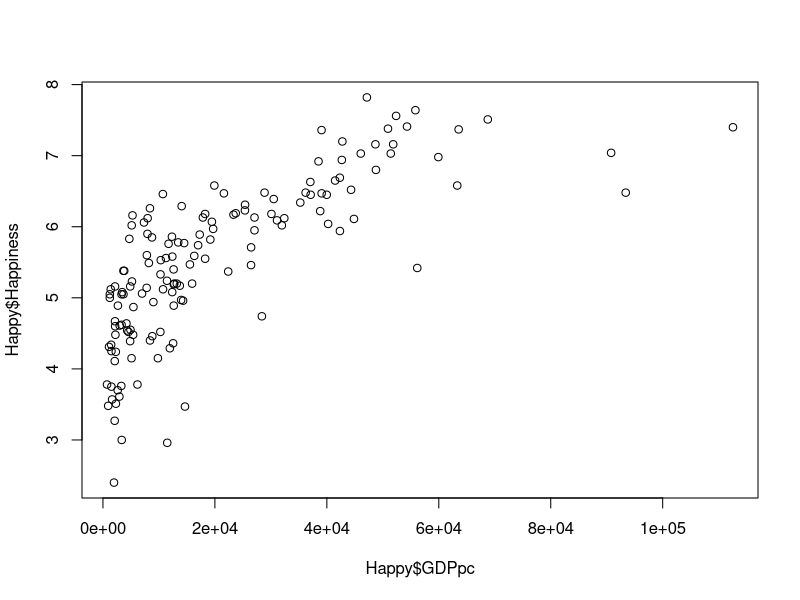
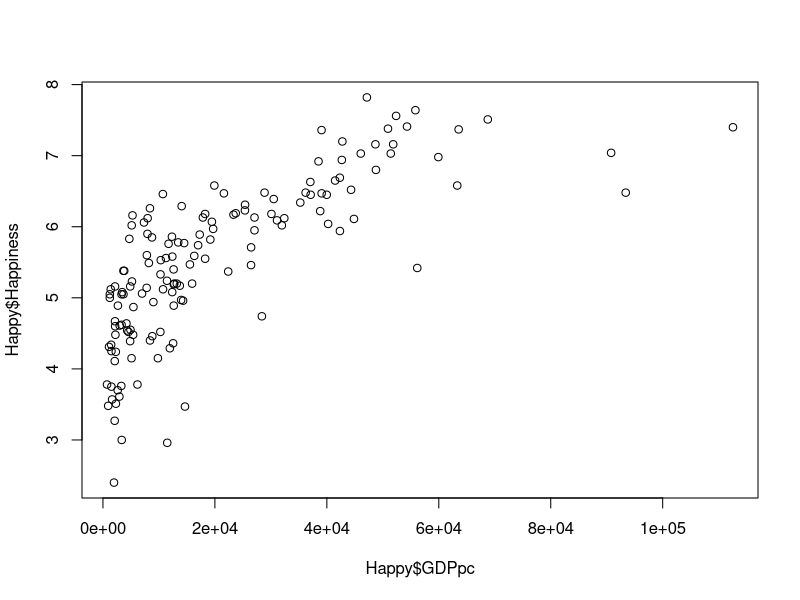
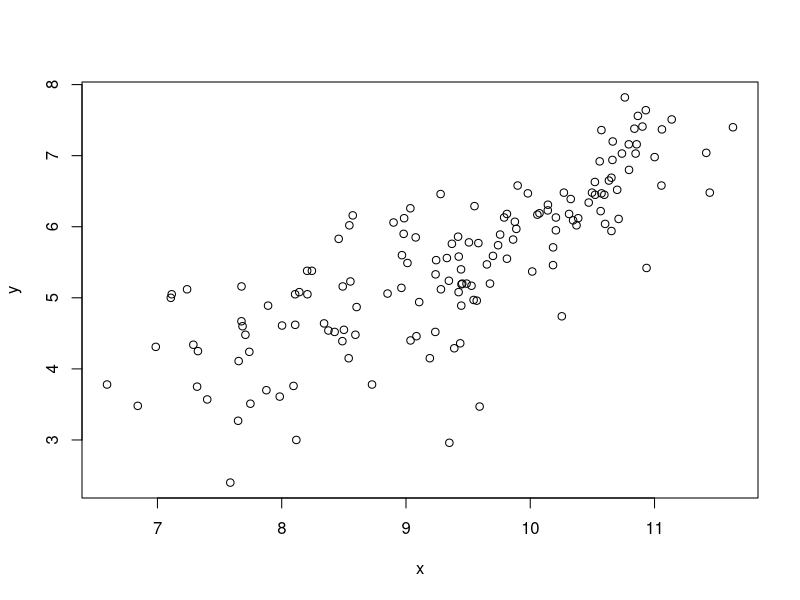
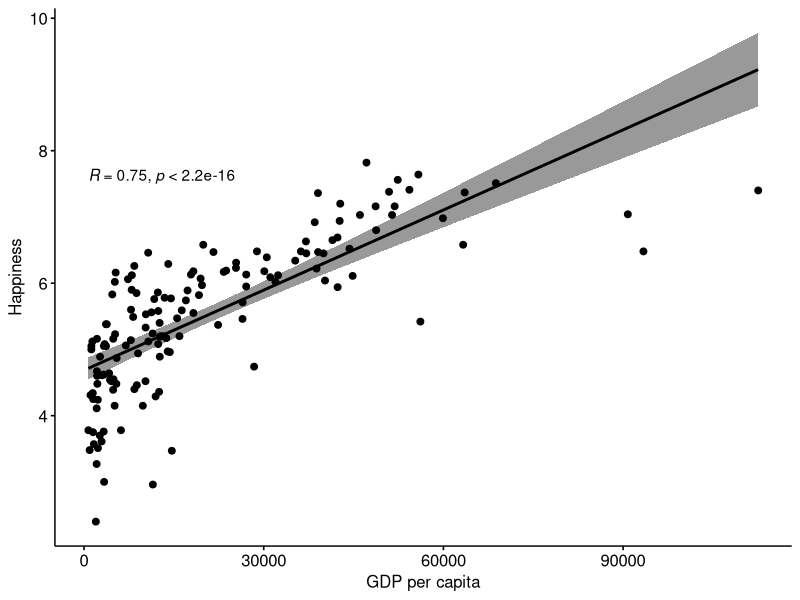
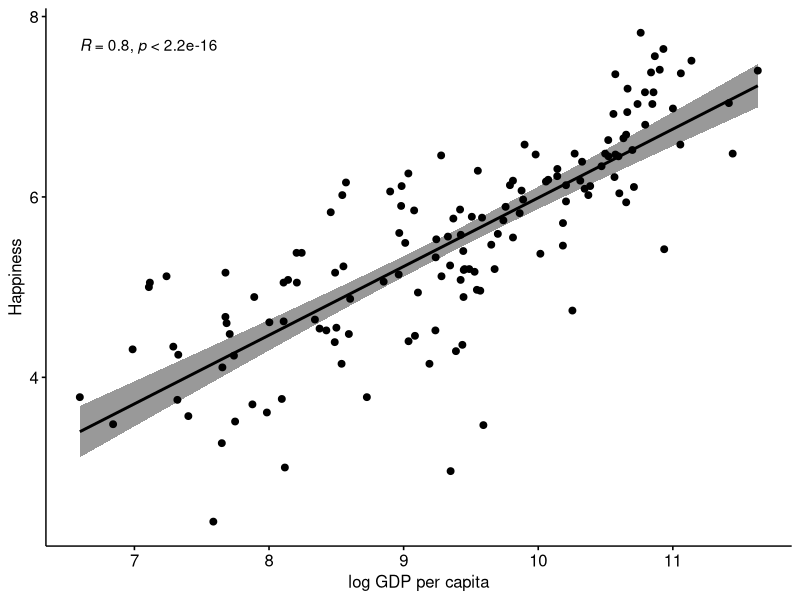
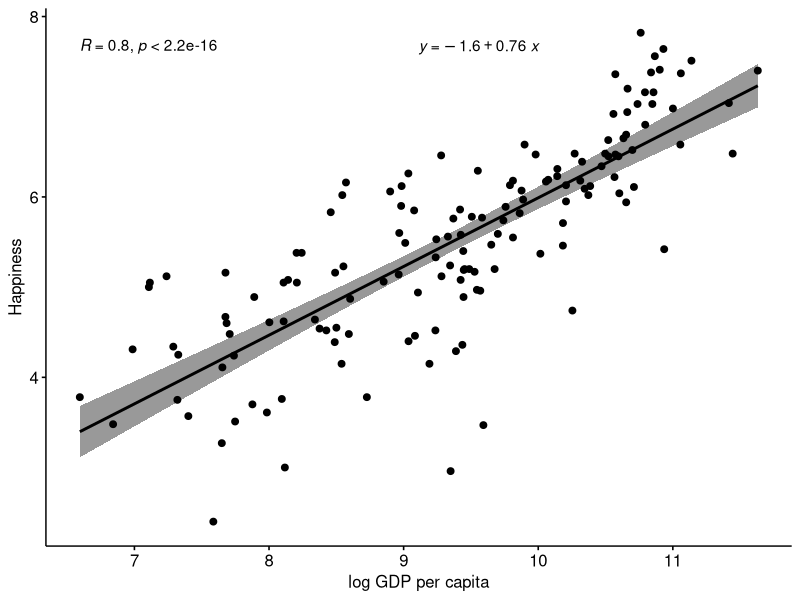
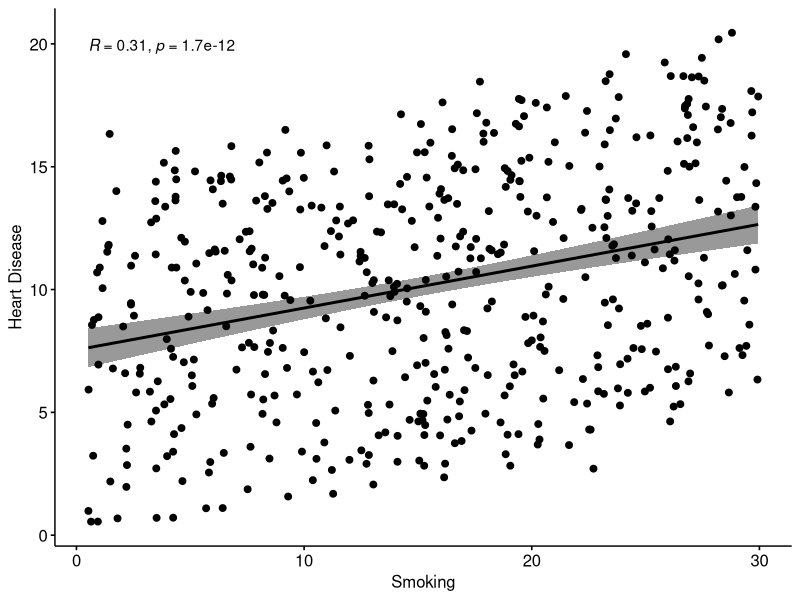
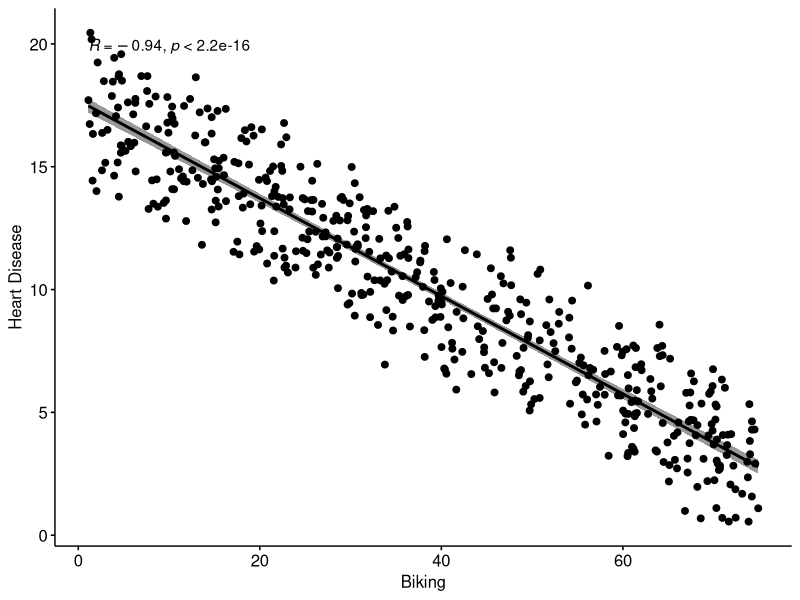

Write R code to recreate these figures, in order.
## ---- chunk 1
knitr::opts_chunk$set(echo = FALSE, warning = FALSE, message = FALSE)
## ---- chunk 2
library(readxl)
library(ggplot2)
library(psych)
library(ggpubr)

## ---- chunk 3
Happy<-read_excel("Data/HappyGDP.xlsx", sheet = "2020")

## ---- chunk 4
describe(Happy)
## ---- chunk 5
plot(Happy$GDPpc, Happy$Happiness)
## ---- chunk 6
Assoc1 <- cor.test(Happy$Happiness, Happy$GDPpc, 
                    method = "pearson")

#Assoc2 <- cor.test(Happy$Happiness, Happy$GDPpc_log, 
  #                  method = "pearson")
Assoc1
#Assoc2

## ---- chunk 7
plot(Happy$GDPpc, Happy$Happiness)
## ---- chunk 8
Happy$GDPpc_log <- log(Happy$GDPpc)
describe(Happy)
## ---- chunk 9
y <- Happy$Happiness
x <- Happy$GDPpc_log
plot(x, y)
## ---- chunk 10
Assoc1 <- cor.test(Happy$Happiness, Happy$GDPpc, 
                    method = "pearson")

Assoc2 <- cor.test(Happy$Happiness, Happy$GDPpc_log, 
                    method = "pearson")
Assoc1
Assoc2

## ---- chunk 11
ggscatter(Happy, x = "GDPpc", y = "Happiness", 
          add = "reg.line", conf.int = TRUE, 
          cor.coef = TRUE, cor.method = "pearson",
          xlab = "GDP per capita", ylab = "Happiness")
## ---- chunk 12
Happy_log<-Happy
ggscatter(Happy_log, x="GDPpc_log", y="Happiness" ,
          add = "reg.line", conf.int = TRUE, 
          cor.coef = TRUE, cor.method = "pearson",
          xlab = "log GDP per capita", ylab = "Happiness")
## ---- chunk 13
Happy_log<-Happy
ggscatter(Happy_log, x="GDPpc_log", y="Happiness" ,
          add = "reg.line", conf.int = TRUE, 
          cor.coef = TRUE, cor.method = "pearson",
          xlab = "log GDP per capita", ylab = "Happiness")+
#add regression line code from https://rpkgs.datanovia.com/ggpubr/reference/stat_regline_equation.html
  
  stat_regline_equation(
  mapping = NULL,
  data = NULL,
  formula = y ~ x,
  label.x.npc = "center", #put in center not left (my own change)
  label.y.npc = "top",
  label.x = NULL,
  label.y = NULL,
  output.type = "expression",
  geom = "text",
  position = "identity",
  na.rm = FALSE,
  show.legend = NA,
  inherit.aes = TRUE
)

## ---- chunk 14
Heart<-read_excel("Data/heart.data.xlsx")
describe(Heart)
## ---- chunk 15
ggscatter(Heart, x = "smoking", y = "heart.disease", 
          add = "reg.line", conf.int = TRUE, 
          cor.coef = TRUE, cor.method = "pearson",
          xlab = "Smoking", ylab = "Heart Disease")
## ---- chunk 16
ggscatter(Heart, x = "biking", y = "heart.disease", 
          add = "reg.line", conf.int = TRUE, 
          cor.coef = TRUE, cor.method = "pearson",
          xlab = "Biking", ylab = "Heart Disease")
## ---- chunk 17
ggscatter(Heart, x = "smoking", y = "biking", 
          add = "reg.line", conf.int = TRUE, 
          cor.coef = TRUE, cor.method = "pearson",
          xlab = "Smoking", ylab = "Biking")
## ---- chunk 18
heart.disease.lm<-lm(heart.disease ~ biking + smoking, data = Heart)

summary(heart.disease.lm)
## ---- chunk 19
std_Heart = data.frame(scale(Heart))
describe(std_Heart)
## ---- chunk 20
std.heart.disease.lm<-lm(heart.disease ~ biking + smoking, data = std_Heart)

summary(std.heart.disease.lm)
## ---- chunk 21
viz.data<-expand.grid(
  biking = seq(min(Heart$biking), max(Heart$biking), length.out=30),
    smoking=c(min(Heart$smoking), mean(Heart$smoking), max(Heart$smoking)))

viz.data$predicted.y <- predict.lm(heart.disease.lm, newdata=viz.data)

viz.data$smoking <- round(viz.data$smoking, digits = 2)

viz.data$smoking <- as.factor(viz.data$smoking)

heart.plot <- ggplot(Heart, aes(x=biking, y=heart.disease)) +
  geom_point()

heart.plot <- heart.plot +
  geom_line(data=viz.data, aes(x=biking, y=predicted.y, color=smoking), linewidth=1.25)

heart.plot
